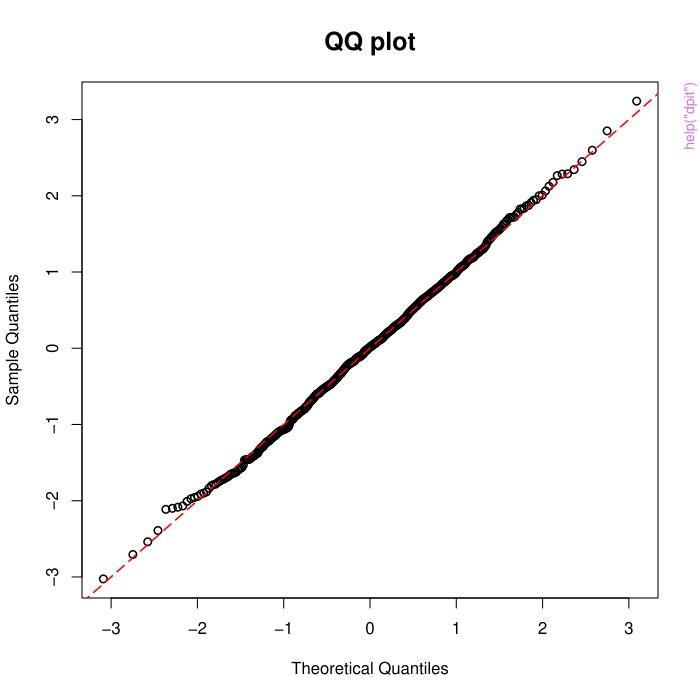

R code for this plot:
pkgname <- "assessor"
source(file.path(R.home("share"), "R", "examples-header.R"))
options(warn = 1)
library('assessor')

base::assign(".oldSearch", base::search(), pos = 'CheckExEnv')
base::assign(".old_wd", base::getwd(), pos = 'CheckExEnv')
cleanEx()
nameEx("bballHR")
### * bballHR

flush(stderr()); flush(stdout())

### Name: bballHR
### Title: MLB Players' Home Run and Batted Ball Statistics with Red Zone
###   Metrics (2017-2019)
### Aliases: bballHR
### Keywords: datasets

### ** Examples

data(bballHR)
head(bballHR)




cleanEx()
nameEx("dpit")
### * dpit

flush(stderr()); flush(stdout())

### Name: dpit
### Title: DPIT residuals for regression models with various non-continuous
###   outcomes
### Aliases: dpit

### ** Examples

library(MASS)
n <- 500
set.seed(1234)
## Negative Binomial example
# Covariates
x1 <- rnorm(n)
x2 <- rbinom(n, 1, 0.7)
### Parameters
beta0 <- -2
beta1 <- 2
beta2 <- 1
size1 <- 2
lambda1 <- exp(beta0 + beta1 * x1 + beta2 * x2)
# generate outcomes
y <- rnbinom(n, mu = lambda1, size = size1)

# True model
model1 <- glm.nb(y ~ x1 + x2)
resid.nb1 <- dpit(model1, plot = TRUE, scale = "uniform")

# Overdispersion
model2 <- glm(y ~ x1 + x2, family = poisson(link = "log"))
resid.nb2 <- dpit(model2, plot = TRUE, scale = "normal")

## Binary example
n <- 500
set.seed(1234)
# Covariates
x1 <- rnorm(n, 1, 1)
x2 <- rbinom(n, 1, 0.7)
# Coefficients
beta0 <- -5
beta1 <- 2
beta2 <- 1
beta3 <- 3
q1 <- 1 / (1 + exp(beta0 + beta1 * x1 + beta2 * x2 + beta3 * x1 * x2))
y1 <- rbinom(n, size = 1, prob = 1 - q1)

# True model
model01 <- glm(y1 ~ x1 * x2, family = binomial(link = "logit"))
resid.bin1 <- dpit(model01, plot = TRUE)

# Missing covariates
model02 <- glm(y1 ~ x1, family = binomial(link = "logit"))
resid.bin2 <- dpit(model02, plot = TRUE)

## Poisson example
n <- 500
set.seed(1234)
# Covariates
x1 <- rnorm(n)
x2 <- rbinom(n, 1, 0.7)
# Coefficients
beta0 <- -2
beta1 <- 2
beta2 <- 1
lambda1 <- exp(beta0 + beta1 * x1 + beta2 * x2)
y <- rpois(n, lambda1)

# True model
poismodel1 <- glm(y ~ x1 + x2, family = poisson(link = "log"))
resid.poi1 <- dpit(poismodel1, plot = TRUE)

# Enlarge three outcomes
y <- rpois(n, lambda1) + c(rep(0, (n - 3)), c(10, 15, 20))
poismodel2 <- glm(y ~ x1 + x2, family = poisson(link = "log"))
resid.poi2 <- dpit(poismodel2, plot = TRUE)

## Ordinal example
n <- 500
set.seed(1234)
# Covariates
x1 <- rnorm(n, mean = 2)
# Coefficient
beta1 <- 3

# True model
p0 <- plogis(1, location = beta1 * x1)
p1 <- plogis(4, location = beta1 * x1) - p0
p2 <- 1 - p0 - p1
genemult <- function(p) {
  rmultinom(1, size = 1, prob = c(p[1], p[2], p[3]))
}
test <- apply(cbind(p0, p1, p2), 1, genemult)
y1 <- rep(0, n)
y1[which(test[1, ] == 1)] <- 0
y1[which(test[2, ] == 1)] <- 1
y1[which(test[3, ] == 1)] <- 2
multimodel <- polr(as.factor(y1) ~ x1, method = "logistic")
resid.ord1 <- dpit(multimodel, plot = TRUE)

## Non-Proportionality
n <- 500
set.seed(1234)
x1 <- rnorm(n, mean = 2)
beta1 <- 3
beta2 <- 1
p0 <- plogis(1, location = beta1 * x1)
p1 <- plogis(4, location = beta2 * x1) - p0
p2 <- 1 - p0 - p1
genemult <- function(p) {
  rmultinom(1, size = 1, prob = c(p[1], p[2], p[3]))
}
test <- apply(cbind(p0, p1, p2), 1, genemult)
y1 <- rep(0, n)
y1[which(test[1, ] == 1)] <- 0
y1[which(test[2, ] == 1)] <- 1
y1[which(test[3, ] == 1)] <- 2
multimodel <- polr(as.factor(y1) ~ x1, method = "logistic")
resid.ord2 <- dpit(multimodel, plot = TRUE)



cleanEx()
nameEx("dpit_2pm")
### * dpit_2pm

flush(stderr()); flush(stdout())

### Name: dpit_2pm
### Title: Residuals for regression models with two-part outcomes
### Aliases: dpit_2pm

### ** Examples

library(MASS)
n <- 500
beta10 <- 1
beta11 <- -2
beta12 <- -1
beta13 <- -1
beta14 <- -1
beta15 <- -2
x11 <- rnorm(n)
x12 <- rbinom(n, size = 1, prob = 0.4)

p1 <- 1 / (1 + exp(-(beta10 + x11 * beta11 + x12 * beta12)))
lambda1 <- exp(beta13 + beta14 * x11 + beta15 * x12)
y2 <- rgamma(n, scale = lambda1 / 2, shape = 2)
y <- rep(0, n)
u <- runif(n, 0, 1)
ind1 <- which(u >= p1)
y[ind1] <- y2[ind1]

# models as input
mgamma <- glm(y[ind1] ~ x11[ind1] + x12[ind1], family = Gamma(link = "log"))
m10 <- glm(y == 0 ~ x12 + x11, family = binomial(link = "logit"))
resid.model <- dpit_2pm(model0 = m10, model1 = mgamma, y = y)

# PIT as input
cdfgamma <- pgamma(y[ind1],
  scale = mgamma$fitted.values * gamma.dispersion(mgamma),
  shape = 1 / gamma.dispersion(mgamma)
)
p1f <- m10$fitted.values
resid.pit <- dpit_2pm(y = y, part0 = p1f, part1 = cdfgamma)



cleanEx()
nameEx("dpit_bin")
### * dpit_bin

flush(stderr()); flush(stdout())

### Name: dpit_bin
### Title: Residuals for regression models with binary outcomes
### Aliases: dpit_bin

### ** Examples

## Binary example
n <- 500
set.seed(1234)
# Covariates
x1 <- rnorm(n, 1, 1)
x2 <- rbinom(n, 1, 0.7)
# Coefficients
beta0 <- -5
beta1 <- 2
beta2 <- 1
beta3 <- 3
q1 <- 1 / (1 + exp(beta0 + beta1 * x1 + beta2 * x2 + beta3 * x1 * x2))
y1 <- rbinom(n, size = 1, prob = 1 - q1)

# True model
model01 <- glm(y1 ~ x1 * x2, family = binomial(link = "logit"))
fitted1 <- fitted(model01)
y1 <- model01$y
resid.bin1 <- dpit_bin(y=y1, prob=fitted1)

# Missing covariates
model02 <- glm(y1 ~ x1, family = binomial(link = "logit"))
y2 <- model02$y
fitted2 <- fitted(model02)
resid.bin2 <- dpit_bin(y=y2, prob=fitted2)



cleanEx()
nameEx("dpit_nb")
### * dpit_nb

flush(stderr()); flush(stdout())

### Name: dpit_nb
### Title: Residuals for regression models with negative binomial outcomes
### Aliases: dpit_nb

### ** Examples

## Negative Binomial example
library(MASS)
n <- 500
x1 <- rnorm(n)
x2 <- rbinom(n, 1, 0.7)
### Parameters
beta0 <- -2
beta1 <- 2
beta2 <- 1
size1 <- 2
lambda1 <- exp(beta0 + beta1 * x1 + beta2 * x2)
# generate outcomes
y <- rnbinom(n, mu = lambda1, size = size1)

# True model
model1 <- glm.nb(y ~ x1 + x2)
y1 <- model1$y
fitted1 <- fitted(model1)
size1 <- model1$theta
resid.nb1 <- dpit_nb(y=y1, mu=fitted1, size=size1)

# Overdispersion
model2 <- glm(y ~ x1 + x2, family = poisson(link = "log"))
y2 <- model2$y
fitted2 <- fitted(model2)
resid.nb2 <- dpit_pois(y=y2, mu=fitted2)



cleanEx()
nameEx("dpit_ordi")
### * dpit_ordi

flush(stderr()); flush(stdout())

### Name: dpit_ordi
### Title: Residuals for regression models with ordinal outcomes
### Aliases: dpit_ordi

### ** Examples

## Ordinal example
library(MASS)
n <- 500
x1 <- rnorm(n, mean = 2)
beta1 <- 3
# True model
p0 <- plogis(1, location = beta1 * x1)
p1 <- plogis(4, location = beta1 * x1) - p0
p2 <- 1 - p0 - p1
genemult <- function(p) {
 rmultinom(1, size = 1, prob = c(p[1], p[2], p[3]))
}
test <- apply(cbind(p0, p1, p2), 1, genemult)
y1 <- rep(0, n)
y1[which(test[1, ] == 1)] <- 0
y1[which(test[2, ] == 1)] <- 1
y1[which(test[3, ] == 1)] <- 2
multimodel <- polr(as.factor(y1) ~ x1, method = "logistic")

y1 <- multimodel$model[,1]
lev1 <- multimodel$lev
fitprob1 <- fitted(multimodel)

resid.ord <- dpit_ordi(y=y1, level=lev1, fitprob=fitprob1)



cleanEx()
nameEx("dpit_pois")
### * dpit_pois

flush(stderr()); flush(stdout())

### Name: dpit_pois
### Title: Residuals for regression models with poisson outcomes
### Aliases: dpit_pois

### ** Examples

## Poisson example
n <- 500
set.seed(1234)
# Covariates
x1 <- rnorm(n)
x2 <- rbinom(n, 1, 0.7)
# Coefficients
beta0 <- -2
beta1 <- 2
beta2 <- 1
lambda1 <- exp(beta0 + beta1 * x1 + beta2 * x2)
y <- rpois(n, lambda1)

# True model
poismodel <- glm(y ~ x1 + x2, family = poisson(link = "log"))
y1 <- poismodel$y
p1f <- fitted(poismodel)
resid.poi <- dpit_pois(y=y1, mu=p1f)




cleanEx()
nameEx("dpit_tobit")
### * dpit_tobit

flush(stderr()); flush(stdout())

### Name: dpit_tobit
### Title: Residuals for a tobit model
### Aliases: dpit_tobit

### ** Examples

## Tobit regression model
library(VGAM)
n <- 500
beta13 <- 1
beta14 <- -3
beta15 <- 3

set.seed(1234)
x11 <- runif(n)
x12 <- runif(n)
lambda1 <- beta13 + beta14 * x11 + beta15 * x12
sd0 <- 0.3
yun <- rnorm(n, mean = lambda1, sd = sd0)
y <- ifelse(yun >= 0, yun, 0)

# Using VGAM package
# True model
fit1 <- vglm(formula = y ~ x11 + x12,
             tobit(Upper = Inf, Lower = 0, lmu = "identitylink"))
# Missing covariate
fit1miss <- vglm(formula = y ~ x11,
                 tobit(Upper = Inf, Lower = 0, lmu = "identitylink"))

resid.tobit1 <- dpit_tobit(y = y, mu = VGAM::fitted(fit1), sd = sd0)
resid.tobit2 <- dpit_tobit(y = y, mu = VGAM::fitted(fit1miss), sd = sd0)

# Using AER package
library(AER)
# True model
fit2 <- tobit(y ~ x11 + x12, left = 0, right = Inf, dist = "gaussian")
# Missing covariate
fit2miss <- tobit(y ~ x11, left = 0, right = Inf, dist = "gaussian")

resid.aer1 <- dpit_tobit(y = y, mu = fitted(fit2), sd = sd0)
resid.aer2 <- dpit_tobit(y = y, mu = fitted(fit2miss), sd = sd0)



cleanEx()
nameEx("dpit_tweedie")
### * dpit_tweedie

flush(stderr()); flush(stdout())

### Name: dpit_tweedie
### Title: Residuals for regression models with tweedie outcomes
### Aliases: dpit_tweedie

### ** Examples

## Tweedie model
library(tweedie)
library(statmod)
n <- 500
x11 <- rnorm(n)
x12 <- rnorm(n)
beta0 <- 5
beta1 <- 1
beta2 <- 1
lambda1 <- exp(beta0 + beta1 * x11 + beta2 * x12)
y1 <- rtweedie(n, mu = lambda1, xi = 1.6, phi = 10)
# Choose parameter p
# True model
model1 <-
  glm(y1 ~ x11 + x12,
    family = tweedie(var.power = 1.6, link.power = 0)
  )
y1 <- model1$y
p.max <- get("p", envir = environment(model1$family$variance))
lambda1f <- model1$fitted.values
phi1f <- summary(model1)$dis
resid.tweedie <- dpit_tweedie(y= y1, mu=lambda1f, xi=p.max, phi=phi1f)



cleanEx()
nameEx("dpit_znb")
### * dpit_znb

flush(stderr()); flush(stdout())

### Name: dpit_znb
### Title: Residuals for regression models with zero-inflated negative
###   binomial outcomes
### Aliases: dpit_znb

### ** Examples

## Zero-Inflated Negative Binomial
library(pscl)
n <- 500
set.seed(1234)

# Covariates
x1 <- rnorm(n)
x2 <- rbinom(n, 1, 0.7)

# Coefficients
beta0 <- -2
beta1 <-  2
beta2 <-  1
beta00 <- -2
beta10 <-  2

# NB dispersion (size = theta; larger => closer to Poisson)
theta_true <- 1.2

# Mean of NB count part
mu_true <- exp(beta0 + beta1 * x1 + beta2 * x2)

# Excess zero probability (logit)
p0 <- 1 / (1 + exp(-(beta00 + beta10 * x1)))

## simulate outcomes
z  <- rbinom(n, size = 1, prob = 1 - p0)              # 1 => from NB, 0 => structural zero
y1 <- rnbinom(n, size = theta_true, mu = mu_true)     # NB count draw
y  <- ifelse(z == 0, 0, y1)

## True model
modelzero1 <- zeroinfl(y ~ x1 + x2 | x1, dist = "negbin", link = "logit")
y1 <- modelzero1$y
mu1    <- stats::predict(modelzero1, type = "count")
pzero1 <- stats::predict(modelzero1, type = "zero")
theta1 <- modelzero1$theta
resid.zero1 <- dpit_znb(y = y1, pzero = pzero1, mu = mu1, size = theta1)

## Ignoring zero-inflation: NB only
modelzero2 <- MASS::glm.nb(y ~ x1 + x2)
y2 <- modelzero2$y
mu2    <- fitted(modelzero2)
theta2 <- modelzero2$theta
resid.zero2 <- dpit_nb(y = y2, mu = mu2, size = theta2)



cleanEx()
nameEx("dpit_zpois")
### * dpit_zpois

flush(stderr()); flush(stdout())

### Name: dpit_zpois
### Title: Residuals for regression models with zero-inflated Poisson
###   outcomes
### Aliases: dpit_zpois

### ** Examples

## Zero-Inflated Poisson
library(pscl)
n <- 500
set.seed(1234)
# Covariates
x1 <- rnorm(n)
x2 <- rbinom(n, 1, 0.7)
# Coefficients
beta0 <- -2
beta1 <- 2
beta2 <- 1
beta00 <- -2
beta10 <- 2

# Mean of Poisson part
lambda1 <- exp(beta0 + beta1 * x1 + beta2 * x2)
# Excess zero probability
p0 <- 1 / (1 + exp(-(beta00 + beta10 * x1)))
## simulate outcomes
y0 <- rbinom(n, size = 1, prob = 1 - p0)
y1 <- rpois(n, lambda1)
y <- ifelse(y0 == 0, 0, y1)
## True model
modelzero1 <- zeroinfl(y ~ x1 + x2 | x1, dist = "poisson", link = "logit")
y1 <- modelzero1$y
mu1    <- stats::predict(modelzero1, type = "count")
pzero1 <- stats::predict(modelzero1, type = "zero")
resid.zero1 <- dpit_zpois(y= y1, pzero=pzero1, mu=mu1)

## Zero inflation
modelzero2 <- glm(y ~ x1 + x2, family = poisson(link = "log"))
y2 <- modelzero2$y
mu2    <- fitted(modelzero2)
resid.zero2 <- dpit_pois(y= y2, mu=mu2)





cleanEx()
nameEx("gof_disc")
### * gof_disc

flush(stderr()); flush(stdout())

### Name: gof_disc
### Title: Goodness-of-fit test for discrete outcome regression models
### Aliases: gof_disc

### ** Examples

library(MASS)
library(pscl)
n <- 500
B <- 1000
beta1 <- 1;  beta2 <- 1
beta0 <- -2; beta00 <- -2; beta10 <- 2
size1 <- 2
set.seed(1)
x1 <- rnorm(n)
x2 <- rbinom(n,1,0.7)
lambda1 <- exp(beta0 + beta1 * x1 + beta2 * x2)
p0 <- 1 / (1 + exp(-(beta00 + beta10 * x1)))
y0 <- rbinom(n, size = 1, prob = 1 - p0)
y1 <- rnegbin(n, mu=lambda1, theta=size1)
y <- ifelse(y0 == 0, 0, y1)
model1 <- zeroinfl(y ~ x1 + x2 | x1, dist = "negbin", link = "logit")
gof_disc(model1)



cleanEx()
nameEx("ord_curve")
### * ord_curve

flush(stderr()); flush(stdout())

### Name: ord_curve
### Title: Ordered curve for assessing mean structures
### Aliases: ord_curve

### ** Examples

## Binary example of ordered curve
n <- 500
set.seed(1234)
x1 <- rnorm(n, 1, 1)
x2 <- rbinom(n, 1, 0.7)
beta0 <- -5
beta1 <- 2
beta2 <- 1
beta3 <- 3
q1 <- 1 / (1 + exp(beta0 + beta1 * x1 + beta2 * x2 + beta3 * x1 * x2))
y1 <- rbinom(n, size = 1, prob = 1 - q1)

## True Model
model0 <- glm(y1 ~ x1 * x2, family = binomial(link = "logit"))
ord_curve(model0, thr = model0$fitted.values) # set the threshold as fitted values

## Missing a covariate
model1 <- glm(y1 ~ x1, family = binomial(link = "logit"))
ord_curve(model1, thr = x2) # set the threshold as a covariate

## Poisson example of ordered curve
n <- 500
set.seed(1234)
x1 <- rnorm(n)
x2 <- rnorm(n)
beta0 <- 0
beta1 <- 2
beta2 <- 1
lambda1 <- exp(beta0 + beta1 * x1 + beta2 * x2)

y <- rpois(n, lambda1)

## True Model
poismodel1 <- glm(y ~ x1 + x2, family = poisson(link = "log"))
ord_curve(poismodel1, thr = poismodel1$fitted.values)

## Missing a covariate
poismodel2 <- glm(y ~ x1, family = poisson(link = "log"))
ord_curve(poismodel2, thr = poismodel2$fitted.values)
ord_curve(poismodel2, thr = x2)




cleanEx()
nameEx("quasi_plot")
### * quasi_plot

flush(stderr()); flush(stdout())

### Name: quasi_plot
### Title: Quasi emprical residuals functions
### Aliases: quasi_plot

### ** Examples

## Negative Binomial example
library(MASS)
# Covariates
n <- 500
x1 <- rnorm(n)
x2 <- rbinom(n, 1, 0.7)
### Parameters
beta0 <- -2
beta1 <- 2
beta2 <- 1
size1 <- 2
lambda1 <- exp(beta0 + beta1 * x1 + beta2 * x2)
# generate outcomes
y <- rnbinom(n, mu = lambda1, size = size1)

# True model
model1 <- glm.nb(y ~ x1 + x2)
resid.nb1 <- quasi_plot(model1)

# Overdispersion
model2 <- glm(y ~ x1 + x2, family = poisson(link = "log"))
resid.nb2 <- quasi_plot(model2)

## Zero inflated Poisson example
library(pscl)
n <- 500
set.seed(1234)
# Covariates
x1 <- rnorm(n)
x2 <- rbinom(n, 1, 0.7)
# Coefficients
beta0 <- -2
beta1 <- 2
beta2 <- 1
beta00 <- -2
beta10 <- 2

# Mean of Poisson part
lambda1 <- exp(beta0 + beta1 * x1 + beta2 * x2)
# Excess zero probability
p0 <- 1 / (1 + exp(-(beta00 + beta10 * x1)))
## simulate outcomes
y0 <- rbinom(n, size = 1, prob = 1 - p0)
y1 <- rpois(n, lambda1)
y <- ifelse(y0 == 0, 0, y1)
## True model
modelzero1 <- zeroinfl(y ~ x1 + x2 | x1, dist = "poisson", link = "logit")
resid.zero1 <- quasi_plot(modelzero1)



### * <FOOTER>
###
cleanEx()
options(digits = 7L)
base::cat("Time elapsed: ", proc.time() - base::get("ptime", pos = 'CheckExEnv'),"\n")
grDevices::dev.off()
###
### Local variables: ***
### mode: outline-minor ***
### outline-regexp: "\\(> \\)?### [*]+" ***
### End: ***
quit('no')
